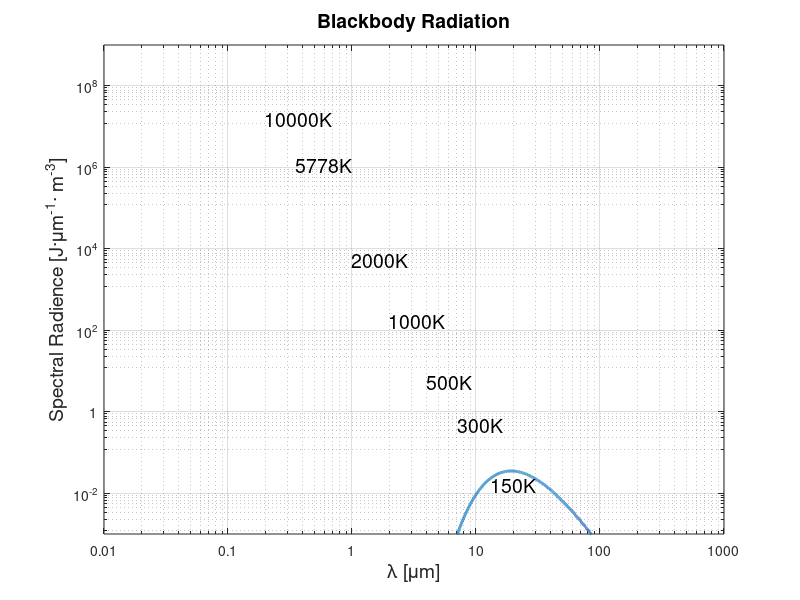

Write the MATLAB code that produced this figure. (Note: this script raises an error after producing the figure.)
%------------------------------------------------------------------------%
%---------Black Body Radiation-------------------------------------------%
%------------------------------------------------------------------------%

clc;
close all;
clear all;

%------------------------------------------------------------------------------------------%

b = 2.89777196*10^-3;   % Constant of proportionality
c = 2.99792458*10^8;    % Speed of light in vaccum
h = 6.62607004*10.^-34; % Planck constant 
k = 1.38064852*10.^-23; % Boltzmann constant
T = [150 300 500 1000 2000 5778 10000]; % Temperatures in Kelvin
lam = (0:0.01:10000).*1e-6; 

figure(1)
for  i= 1:7
%-------------------------------Spectral Emissvity-----------------------------------------%

E1(:,i) = (((8*pi*h*c)./(lam.^5)).*(1./((exp((h*c)./(lam*k.*T(i))-1)))));

lamMax(:,i) = (b./(T(i)));
E1_Max(:,i) = max(E1(:,i));
%-------------------------------Plot Functions----------------------------------------------%

loglog(lam,E1(:,i),'linewidth',2)
hold on
  xlabel('\lambda [\mum]','fontsize',14)
  ylabel('Spectral Radience [J·\mum^{-1}· m^{-3}]','fontsize',14)
  title('Blackbody Radiation','fontsize',14)
  xlim([10^-8 10^-3]);      %0.03*10^-6
  ylim([10^-3 10^9]);
  xticks([10^-8 10^-7 10^-6 10^-5 10^-4 10^-3])
  xticklabels({'0.01', '0.1', '1', '10', '100', '1000'});
  yticks([10^-2 10^0 10^2 10^4 10^6 10^8]);
  yticklabels({'10^-^2', '1', '10^2', '10^4', '10^6', '10^8'});
  fh = figure(1);
  set(fh, 'color', 'white');
  grid on
  
  
  text(1.31009696724079e-05, 0.0162361703317981,'150K','fontSize',14)
  text(7.05436980890024e-06, 0.482462658818434,'300K','fontSize',14)
  text(3.98040708189395e-06, 5.41911294016657,'500K','fontSize',14)
  text(1.96949548691914e-06, 172.22510878237,'1000K','fontSize',14)
  text(9.84644694625026e-07, 5249.9120581203,'2000K','fontSize',14)
  text(3.49149022547199e-07, 1106511.77210034,'5778K','fontSize',14)
  text(1.95431530978723e-07, 15374915.9138191,'10000K','fontSize',14)
  text('\sin\left(\pi \,x\right)')
  syms x phi
  cha = latex(sin(pi*x))
  %text(latex(sin(pi*x)))
  loglog(lamMax,E1_Max,'--r','linewidth',2);
  legend('u(\lambda, T) = ((8\pihc)/\lambda^5)*(1/(exp(hc/\lambdak_BT))-1)', 'Wiens Law, \lambda_M_a_x = b/T ')
  %ylim([10^-8 10^-3]);
  %ylabel('y / {\it units}');                              

  
end
